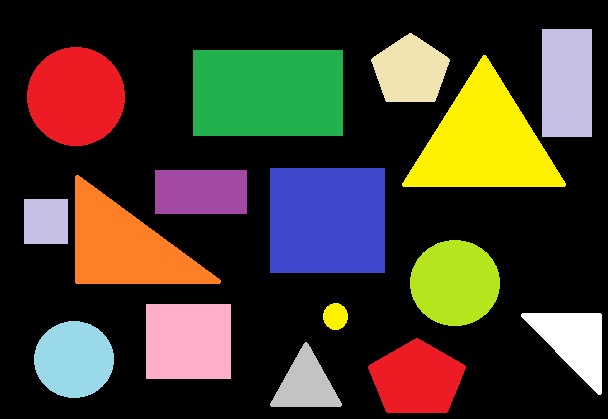
#> input picture test_image.png, 608 x 419 px, found by its file name
$ jupyter execute --allow-errors Shape_Detection_Using_OpenCV.ipynb   (shell and % lines are left out)
#> lines starting #> are read from the running program, lines starting #| are printed output that depends on the picture; after the words box and inside, x2 and y2 are one past the last pixel; in counts of white or black regions, pixels touching at a corner belong together
# Assignment 3(Part2)
Mount the Google Drive

[cell 1]
from google.colab import drive, files
drive.mount('/content/drive/', force_remount=True)

### Import Libraries
First we have to install and import OpenCV.

Import imutils and argparse packages as well.

[cell 2]
# import the necessary packages
# !pip install --upgrade imutils

[cell 3]
import cv2

from matplotlib import pyplot as plt

While installing OpenCV you will get an error. You have to debug it and then move forward.

### Defining our shape detector
In this section we will define our shape detector as follow:

1.   Initialize the shape name and approximate the contour of the shape.
2.   If the shape is a triangle, it will have 3 vertices
3.   If the shape has 4 vertices, it is either a square or a rectangle,
      compute the bounding box of the contour and use the bounding box to       compute the aspect ratio. a square will have an aspect ratio that is approximately equal to one, otherwise, the shape is a rectangle.
4.   If the shape is a pentagon, it will have 5 vertices
5.   Otherwise, we assume the shape is a circle

Just run this block, you don't have to write and understand anything

[cell 4]
class ShapeDetector:
	def __init__(self):
		pass

	def detect(self, c):
		# initialize the shape name and approximate the contour
		shape = "unidentified"
		peri = cv2.arcLength(c, True)
		approx = cv2.approxPolyDP(c, 0.04 * peri, True)

		# if the shape is a triangle, it will have 3 vertices
		if len(approx) == 3:
			shape = "triangle"

		# if the shape has 4 vertices, it is either a square or
		# a rectangle
		elif len(approx) == 4:
			# compute the bounding box of the contour and use the
			# bounding box to compute the aspect ratio
			(x, y, w, h) = cv2.boundingRect(approx)
			ar = w / float(h)

			# a square will have an aspect ratio that is approximately
			# equal to one, otherwise, the shape is a rectangle
			shape = "square" if ar >= 0.95 and ar <= 1.05 else "rectangle"

		# if the shape is a pentagon, it will have 5 vertices
		elif len(approx) == 5:
			shape = "pentagon"
		# otherwise, we assume the shape is a circle
		else:
			shape = "circle"

		# return the name of the shape
		return shape

### Shape detection with OpenCV
Upload your test image provided with assignment to your google drive

[cell 5]
# construct the argument parser and parse the arguments
# since we are using Jupyter Notebooks we can replace our argument
# parsing code with *hard coded* arguments and values

#Add path to the test image
path="/content/drive/MyDrive/ANN assignment/Assignment 1/Assignment (Part2)/test_image.png"
args = {
	"image":path
}

#Image Pre-Processing
•	After that we will use OpenCV to do some preprocessing on test image.
•	Load the image and resize it to a smaller factor so that the shapes can be approximated better. (You might get an error while reading the image and doing image processing. To resolve the error, head back to the block where you imported the libraries to debug.

•	Write a code to Convert the resized image to grayscale, blur it slightly by using Gaussian filter of Kernel 5x5

•	Threshold the blurred image between 60 and 255. Find contours in the thresholded image that how many shapes are there in the image and initialize the shape detector with an object of ShapeDetector Class.

[cell 6]
# read the image
### Write Code here####
from google.colab.patches import cv2_imshow
import imutils
image =  cv2.imread('/content/drive/MyDrive/ANN assignment/Assignment 1/Assignment (Part2)/test_image.png')
#> image is the input picture: shape (419, 608, 3); mean B, G, R 44.3, 58.8, 67.9
####################

# convert the image to grayscale
### Write Code here####
grayscale=cv2.cvtColor(image, cv2.COLOR_BGR2GRAY)
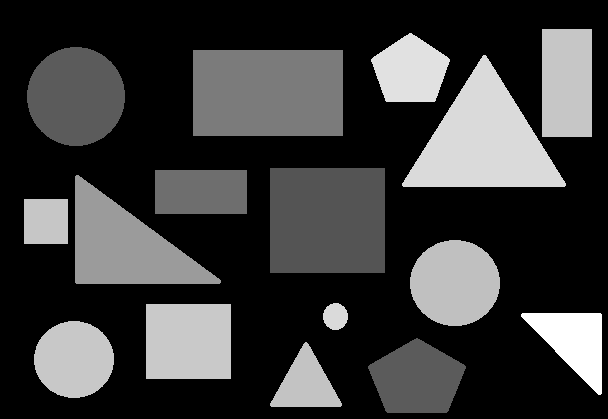
#> grayscale: shape (419, 608); min 0, max 255, mean 59.8
########################

#threshold it
thresh = cv2.threshold(grayscale, 60, 255, cv2.THRESH_BINARY)

######Display the final processed image######

cv2_imshow(thresh)
#############################################

# find contours in the thresholded image and initialize the
# shape detector
#> (the rest of this cell did not finish here and is left out)

While running the above block if you get the error as shown above, check the block where the libraries have been imported.

After resolving error, the block will run smoothly and the output is shown below

[cell 7]
# load the image
image = cv2.imread(args["image"])

# convert the image to grayscale
### Write Code here####
grayscale=cv2.cvtColor(image, cv2.COLOR_BGR2GRAY)
########################

#threshold it
thresh = cv2.threshold(grayscale, 60, 255, cv2.THRESH_BINARY)[1]
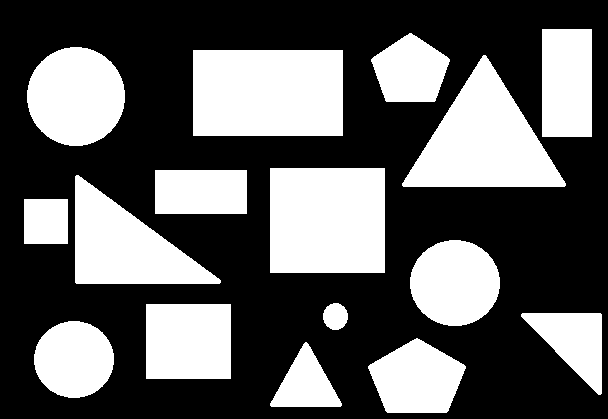
#> thresh: shape (419, 608); 37.9% white; 16 white regions
######Display the final processed image######
cv2_imshow(thresh)

#############################################

# find contours in the thresholded image and initialize the
# shape detector
cnts = cv2.findContours(thresh.copy(), cv2.RETR_EXTERNAL,
	cv2.CHAIN_APPROX_SIMPLE)
#> cnts = 16 contours; largest, box (x1, y1, x2, y2) and area: (193, 50, 343, 136) 12665, (270, 168, 385, 273) 11856, (402, 55, 566, 187) 11042, (75, 175, 221, 284) 8203, (27, 47, 125, 146) 7462
cnts = imutils.grab_contours(cnts)
sd = ShapeDetector()

# Function to display images
Write a function to convert the input image frame BGR to RGB color space and display it. You will use this function in next block to print the output image.

[cell 8]
def plt_imshow(title, image):
	# convert the image frame BGR to RGB color space and display it
#########Write your Code here##########
	im_rgb = cv2.cvtColor(image, cv2.COLOR_BGR2RGB)

######################################
	# plt.title(title)
	# plt.grid(False)
	# plt.show()

# Detect the Shapes and Label them
We will loop through the number of contours found in step 4 while defining the shapes.
* 	First compute the center of the contour, then detect the name of the shape
using only the contour. Use moment function for that.

Image Moment is a particular weighted average of image pixel intensities, with the help of which we can find some specific properties of an image, like radius, area, centroid etc. To find the centroid of the image, we generally convert it to binary format and then find its center.

C_x is the x coordinate and C_y is the y coordinate of the centroid and M denotes the Moment.

To find the center of the blob, we will perform the following steps:-

1. Convert the Image to grayscale.

2. Perform Binarization on the Image.

3. Find the center of the image after calculating the moments.

That is why we have converted the image to grayscale and then threshold was applied for binarization in pre-processing.
* Then draw the contours using drawContour function:

**Syntax: DrawContours(img, contour, external_color, hole_color, max_level, thickness=1, lineType=8, offset=(0, 0))**

You will notice that the function accepts 8 arguments:

**5 needed** (img, contour, external_color, hole_color, max_level)

**3 optional** (thickness, lineType, offset)

* Write the name of the shape on the image using putText  method that is used to draw a text string on any image:

**Syntax:  cv2.putText(image, text, org, font, fontScale, color[, thickness[, lineType[, bottomLeftOrigin]]])**

Parameters:

**image:** It is the image on which text is to be drawn.

**text:** Text string to be drawn.

**org:** It is the coordinates of the bottom-left corner of the text string in the image. The coordinates are represented as tuples of two values i.e. (X coordinate value, Y coordinate value).

**font:** It denotes the font type. Some of font types are FONT_HERSHEY_SIMPLEX, FONT_HERSHEY_PLAIN, , etc.

**fontScale:** Font scale factor that is multiplied by the font-specific base size.

**color:** It is the color of text string to be drawn. For BGR, we pass a tuple. eg: (255, 0, 0) for blue color.

**thickness:** It is the thickness of the line in px.

**lineType:** This is an optional parameter.It gives the type of the line to be used.

**bottomLeftOrigin:** This is an optional parameter. When it is true, the image data origin is at the bottom-left corner. Otherwise, it is at the top-left corner.

* Plot the output image by using the function defined in previous step.

In this block you might get and error because of naming convention of the imported libraries. If you get the error check the block where the libraries have been imported.

[cell 9]
# loop over the contours
for c in cnts:  # c is the ‘contours‘ a Python list of all the contours in the image
	# compute the center of the contour, then detect the name of the
	# shape using only the contour
	print(c)
	M = cv2.moments(c)
	cX = int(M["m10"] / M["m00"])  # X coordinate of the centroid
	cY = int(M["m01"] / M["m00"])  # Y coordinate of the centroid
	shape = sd.detect(c)


	# then draw the contours and the name of the shape on the image

	cv2.drawContours(image, [c], -1, (0, 255, 0), 2)
	cv2.putText(image, shape, (cX, cY), cv2.FONT_HERSHEY_SIMPLEX,
		0.5, (255, 255, 255), 2)
#> this loop made 16 passes
#> (cX, cY, shape, peri in detect) on passes 2, 3, 6, 7, 14, 15: (416, 378, 'pentagon', 286.9), (73, 359, 'circle', 257.3), (335, 316, 'circle', 83.6), (454, 282, 'circle', 289.4), (75, 96, 'circle', 324.4), (410, 70, 'pentagon', 244)
#> (cX, cY, shape, peri in detect, approx in detect, x in detect, y in detect, w in detect) on passes 5, 8, 10, 11, 13, 16: (188, 341, 'rectangle', 316, [[146, 304], [146, 378], [230, 378], [230, 304]], 146, 304, 85), (45, 221, 'square', 174, [[24, 199], [24, 243], [67, 243], [67, 199]], 24, 199, 44), (200, 191, 'rectangle', 268, [[155, 170], [155, 213], [246, 213], [246, 170]], 155, 170, 92), (327, 220, 'rectangle', 436, [[270, 168], [270, 272], [384, 272], [384, 168]], 270, 168, 115), (267, 92, 'rectangle', 468, [[193, 50], [193, 135], [342, 135], [342, 50]], 193, 50, 150), (566, 82, 'rectangle', 312, [[542, 29], [542, 136], [591, 136], [591, 29]], 542, 29, 50)
#> (printed output is left out)
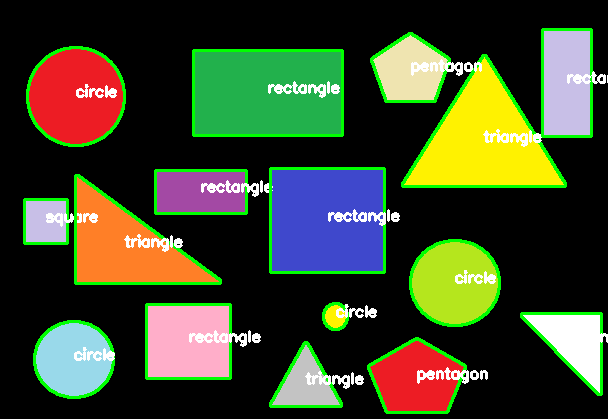
#> image: shape (419, 608, 3); 8.32% of pixels changed, all inside (x1, y1, x2, y2) = (23, 28, 608, 414)

	# show the output image
cv2_imshow(image)
